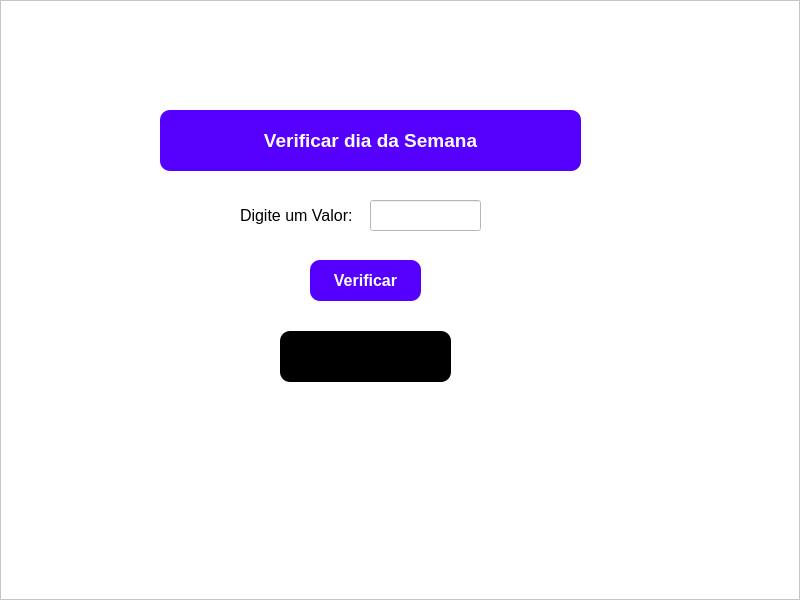
<?xml version="1.0" encoding="UTF-8"?>
<ui version="4.0">
 <class>MainWindow</class>
 <widget class="QMainWindow" name="MainWindow">
  <property name="geometry">
   <rect>
    <x>0</x>
    <y>0</y>
    <width>800</width>
    <height>600</height>
   </rect>
  </property>
  <property name="windowTitle">
   <string>MainWindow</string>
  </property>
  <widget class="QWidget" name="centralwidget">
   <layout class="QHBoxLayout" name="horizontalLayout">
    <property name="spacing">
     <number>0</number>
    </property>
    <property name="leftMargin">
     <number>0</number>
    </property>
    <property name="topMargin">
     <number>0</number>
    </property>
    <property name="rightMargin">
     <number>0</number>
    </property>
    <property name="bottomMargin">
     <number>0</number>
    </property>
    <item>
     <widget class="QFrame" name="frame">
      <property name="styleSheet">
       <string notr="true">background-color: #FFF;</string>
      </property>
      <property name="frameShape">
       <enum>QFrame::StyledPanel</enum>
      </property>
      <property name="frameShadow">
       <enum>QFrame::Raised</enum>
      </property>
      <widget class="QLabel" name="label">
       <property name="geometry">
        <rect>
         <x>240</x>
         <y>190</y>
         <width>131</width>
         <height>51</height>
        </rect>
       </property>
       <property name="font">
        <font>
         <family>Arial</family>
         <pointsize>12</pointsize>
        </font>
       </property>
       <property name="text">
        <string>Digite um Valor:</string>
       </property>
      </widget>
      <widget class="QLineEdit" name="lineEdit">
       <property name="geometry">
        <rect>
         <x>370</x>
         <y>200</y>
         <width>111</width>
         <height>31</height>
        </rect>
       </property>
      </widget>
      <widget class="QLabel" name="label_2">
       <property name="geometry">
        <rect>
         <x>160</x>
         <y>110</y>
         <width>421</width>
         <height>61</height>
        </rect>
       </property>
       <property name="font">
        <font>
         <family>Arial</family>
         <pointsize>14</pointsize>
         <weight>75</weight>
         <bold>true</bold>
        </font>
       </property>
       <property name="styleSheet">
        <string notr="true">background-color: rgb(85, 0, 255);
color: #FFF;
border-radius: 10px;</string>
       </property>
       <property name="text">
        <string>Verificar dia da Semana</string>
       </property>
       <property name="alignment">
        <set>Qt::AlignCenter</set>
       </property>
      </widget>
      <widget class="QPushButton" name="pb_verificar">
       <property name="geometry">
        <rect>
         <x>310</x>
         <y>260</y>
         <width>111</width>
         <height>41</height>
        </rect>
       </property>
       <property name="font">
        <font>
         <pointsize>12</pointsize>
         <weight>75</weight>
         <bold>true</bold>
        </font>
       </property>
       <property name="styleSheet">
        <string notr="true">background-color: rgb(85, 0, 255);
color: #FFF;
border-radius: 10px;</string>
       </property>
       <property name="text">
        <string>Verificar</string>
       </property>
      </widget>
      <widget class="QLabel" name="res_label">
       <property name="geometry">
        <rect>
         <x>280</x>
         <y>331</y>
         <width>171</width>
         <height>51</height>
        </rect>
       </property>
       <property name="font">
        <font>
         <family>Arial</family>
         <pointsize>14</pointsize>
         <weight>75</weight>
         <bold>true</bold>
        </font>
       </property>
       <property name="styleSheet">
        <string notr="true">background-color: #000;
color: #FFF;
border-radius: 10px;</string>
       </property>
       <property name="text">
        <string/>
       </property>
       <property name="alignment">
        <set>Qt::AlignCenter</set>
       </property>
      </widget>
     </widget>
    </item>
   </layout>
  </widget>
 </widget>
 <resources/>
 <connections/>
</ui>
